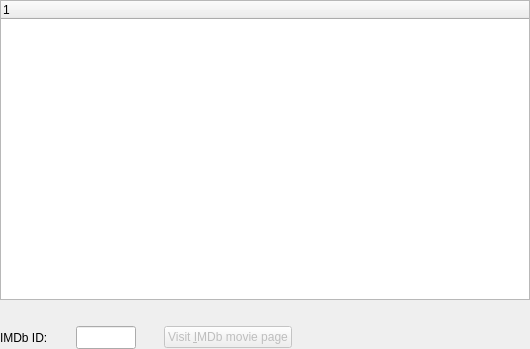
<ui version="4.0" >
 <class>MvdLinksPage</class>
 <widget class="QWidget" name="MvdLinksPage" >
  <property name="geometry" >
   <rect>
    <x>0</x>
    <y>0</y>
    <width>530</width>
    <height>349</height>
   </rect>
  </property>
  <property name="windowTitle" >
   <string>Links</string>
  </property>
  <layout class="QGridLayout" >
   <property name="margin" >
    <number>0</number>
   </property>
   <property name="spacing" >
    <number>6</number>
   </property>
   <item row="0" column="0" colspan="6" >
    <widget class="MvdSDTreeWidget" name="linksWidget" />
   </item>
   <item row="2" column="5" >
    <spacer>
     <property name="orientation" >
      <enum>Qt::Horizontal</enum>
     </property>
     <property name="sizeHint" >
      <size>
       <width>251</width>
       <height>20</height>
      </size>
     </property>
    </spacer>
   </item>
   <item row="2" column="4" >
    <widget class="QPushButton" name="imdbButton" >
     <property name="enabled" >
      <bool>false</bool>
     </property>
     <property name="text" >
      <string>Visit &amp;IMDb movie page</string>
     </property>
    </widget>
   </item>
   <item row="2" column="3" >
    <spacer>
     <property name="orientation" >
      <enum>Qt::Horizontal</enum>
     </property>
     <property name="sizeType" >
      <enum>QSizePolicy::Fixed</enum>
     </property>
     <property name="sizeHint" >
      <size>
       <width>16</width>
       <height>23</height>
      </size>
     </property>
    </spacer>
   </item>
   <item row="2" column="2" >
    <widget class="QLineEdit" name="imdbInput" >
     <property name="sizePolicy" >
      <sizepolicy>
       <hsizetype>0</hsizetype>
       <vsizetype>0</vsizetype>
       <horstretch>0</horstretch>
       <verstretch>0</verstretch>
      </sizepolicy>
     </property>
     <property name="minimumSize" >
      <size>
       <width>60</width>
       <height>0</height>
      </size>
     </property>
     <property name="maximumSize" >
      <size>
       <width>60</width>
       <height>32767</height>
      </size>
     </property>
     <property name="inputMask" >
      <string>0000000; </string>
     </property>
     <property name="text" >
      <string/>
     </property>
     <property name="cursorPosition" >
      <number>0</number>
     </property>
    </widget>
   </item>
   <item row="2" column="1" >
    <spacer>
     <property name="orientation" >
      <enum>Qt::Horizontal</enum>
     </property>
     <property name="sizeType" >
      <enum>QSizePolicy::Fixed</enum>
     </property>
     <property name="sizeHint" >
      <size>
       <width>16</width>
       <height>23</height>
      </size>
     </property>
    </spacer>
   </item>
   <item row="2" column="0" >
    <widget class="QLabel" name="imdbLabel" >
     <property name="text" >
      <string>IMDb ID:</string>
     </property>
    </widget>
   </item>
   <item row="1" column="2" >
    <spacer>
     <property name="orientation" >
      <enum>Qt::Vertical</enum>
     </property>
     <property name="sizeType" >
      <enum>QSizePolicy::Fixed</enum>
     </property>
     <property name="sizeHint" >
      <size>
       <width>20</width>
       <height>20</height>
      </size>
     </property>
    </spacer>
   </item>
  </layout>
 </widget>
 <customwidgets>
  <customwidget>
   <class>MvdSDTreeWidget</class>
   <extends>QTreeWidget</extends>
   <header>sdtreewidget.h</header>
  </customwidget>
 </customwidgets>
 <resources/>
 <connections/>
</ui>
